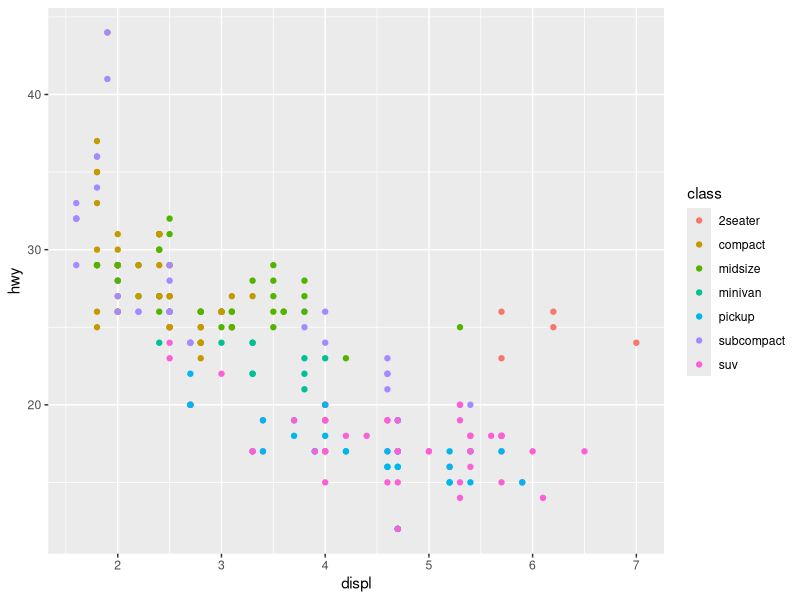
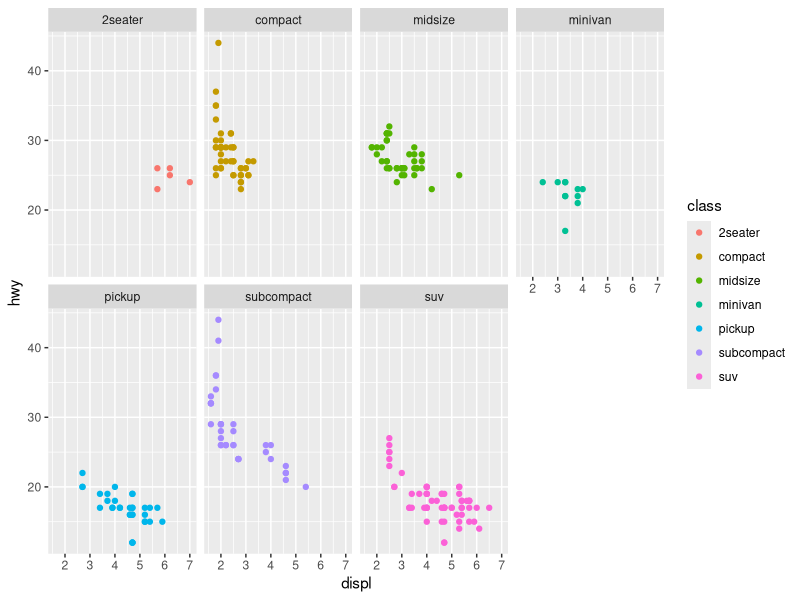
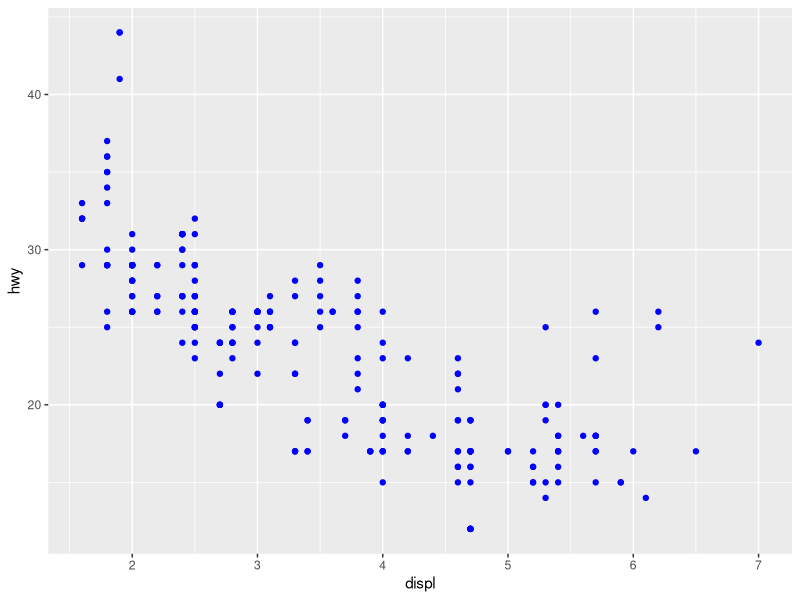
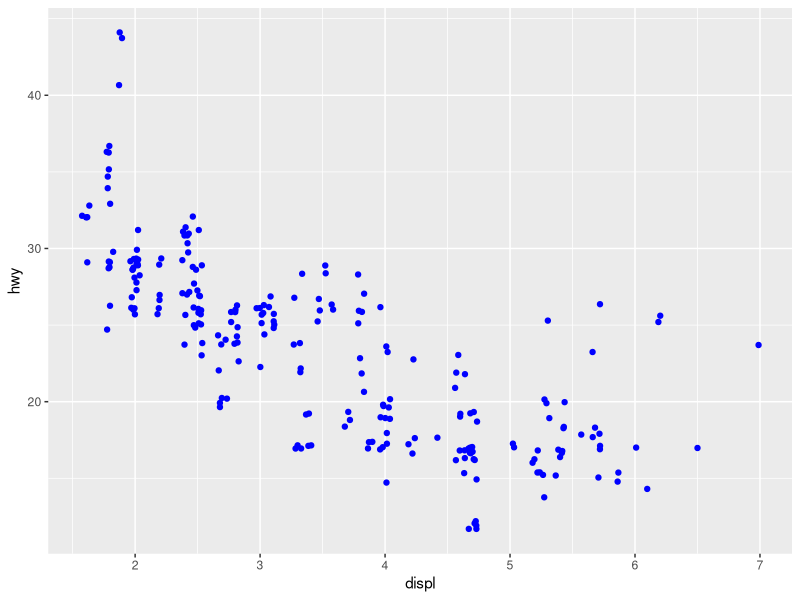
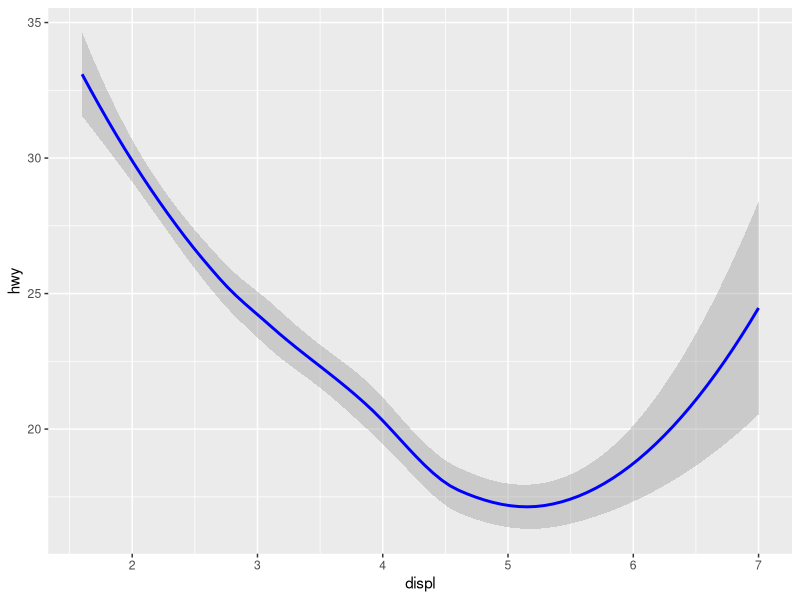
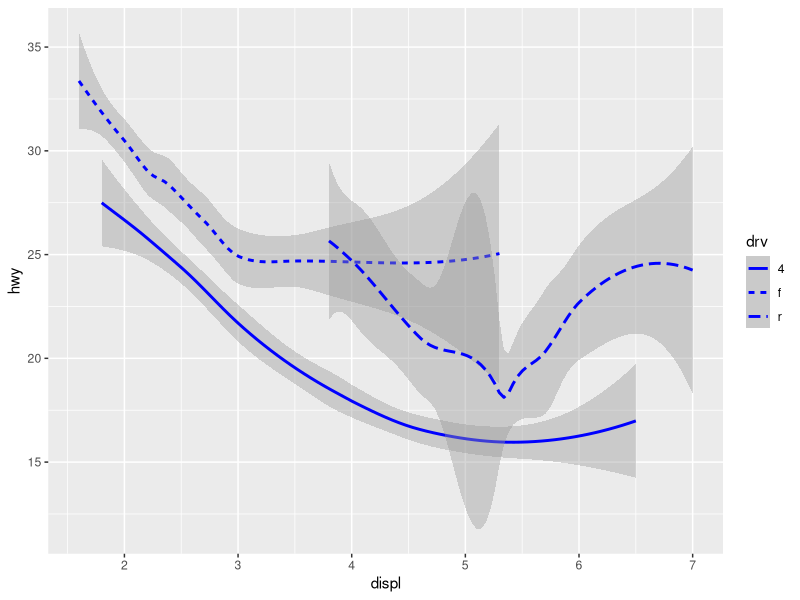
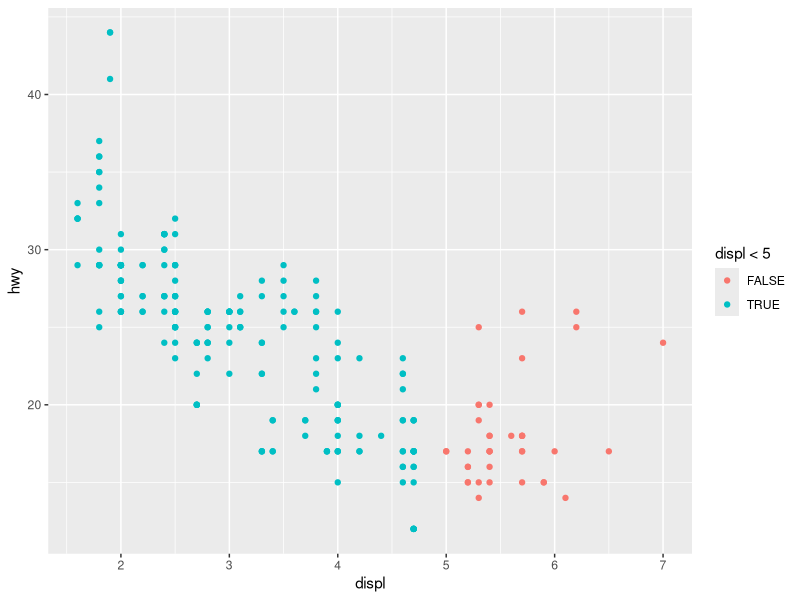
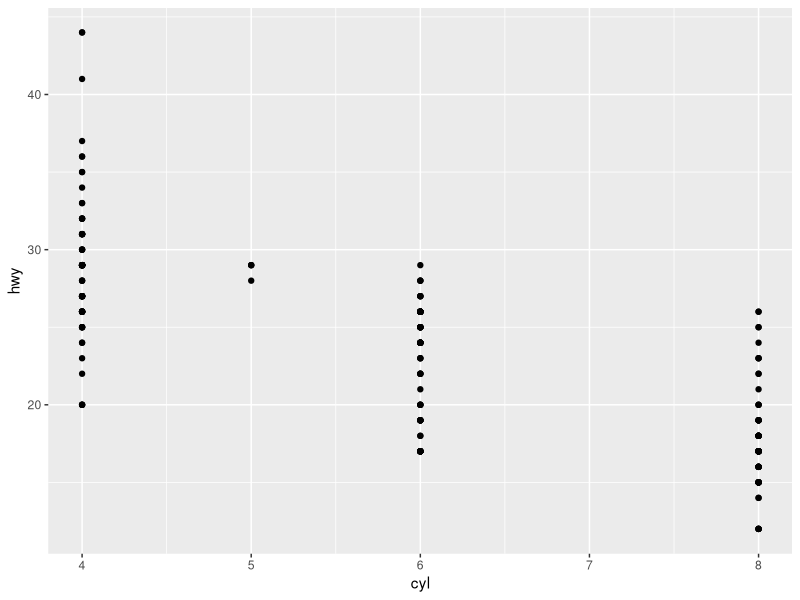

Here is the R script that generated these plots, in order:
## ---- chunk 1
knitr::opts_chunk$set(echo = TRUE)
## ---- chunk 2
library(tidyverse)
tidyverse_update()
## ---- chunk 3
#recreating dataset
mtcars
dput(mtcars)
## ---- chunk 4
#EXercise 3.2.4
library(ggplot2)
ggplot2::mpg

ggplot(data=mpg,aes(x=displ,y=hwy,color=class))+ geom_point()

ggplot(data=mpg,aes(x=displ,y=hwy,color=class))+ geom_point()+facet_wrap(~class,nrow=2)

ggplot(data=mpg,aes(x=displ,y=hwy))+ geom_point(color="blue")

#position = "jitter" adds a small amount of random noise to each point
ggplot(data=mpg,aes(x=displ,y=hwy))+ geom_point(color="blue",position="jitter")

ggplot(data=mpg,aes(x=displ,y=hwy))+ geom_smooth(color="blue")

ggplot(data=mpg,aes(x=displ,y=hwy,linetype=drv))+ geom_smooth(color="blue")

ggplot(data=mpg,aes(x=displ,y=hwy,color=displ<5))+ geom_point()

str(mpg)

ggplot(data=mpg,aes(x=cyl,y=hwy))+ geom_point()

ggplot(data=mpg,aes(x=class,y=drv))+ geom_point()

ggplot(data=mpg,aes(x=drv,y=cyl)) + geom_point()

?geom_point
## ---- chunk 5
#plotting bar graph
?diamonds

ggplot(data=diamonds,aes(x=cut))+geom_bar()

demo<-tribble(
  ~a,        ~b,
  "bar_1",   20,
  "bar_2",   30,
  "bar_3",   40
)
ggplot(data=demo)+geom_bar(mapping=aes(x=a,y=b),stat="identity")
## ---- chunk 6
ggplot(data=diamonds,aes(x=cut,y=depth))+geom_boxplot()

ggplot(data=diamonds,aes(x=cut,y=..prop..,fill=color))+geom_bar()

ggplot(data=diamonds,aes(x=cut,color=cut))+geom_bar()

ggplot(data=diamonds,aes(x=cut,fill=clarity))+geom_bar()

#position = "dodge" places overlapping objects directly beside one another
ggplot(data=diamonds,aes(x=cut,fill=clarity))+geom_bar(position="dodge")

ggplot(data=diamonds,aes(x=cut,fill=cut))+geom_bar()

## ---- chunk 7
ggplot(data=mpg,aes(x=cty,y=hwy))+geom_point()

ggplot(data=mpg,aes(x=cty,y=hwy))+geom_point(position="jitter")
## ---- chunk 8
#coordinate system
ggplot(data=mpg,aes(x=class,y=hwy))+geom_boxplot()

ggplot(data=mpg,aes(x=class,y=hwy))+geom_boxplot()+coord_flip()
## ---- chunk 9
bar<-ggplot(data=diamonds,aes(x=cut,fill=cut),show.legend=FALSE,width=1)+geom_bar()+
  theme(aspect.ratio=1)+labs(x=NULL,y=NULL)

bar+coord_flip()

#use polar coordinates that reveals an interesting connection between a bar chart and Coxcombo chart
bar+coord_polar()
## ---- chunk 10
seq(1,10)
ggplot(data= mpg,aes(x=displ,y= hwy))+
  geom_point()

filter(mpg,cyl==8)
filter(diamonds, carat>3)


